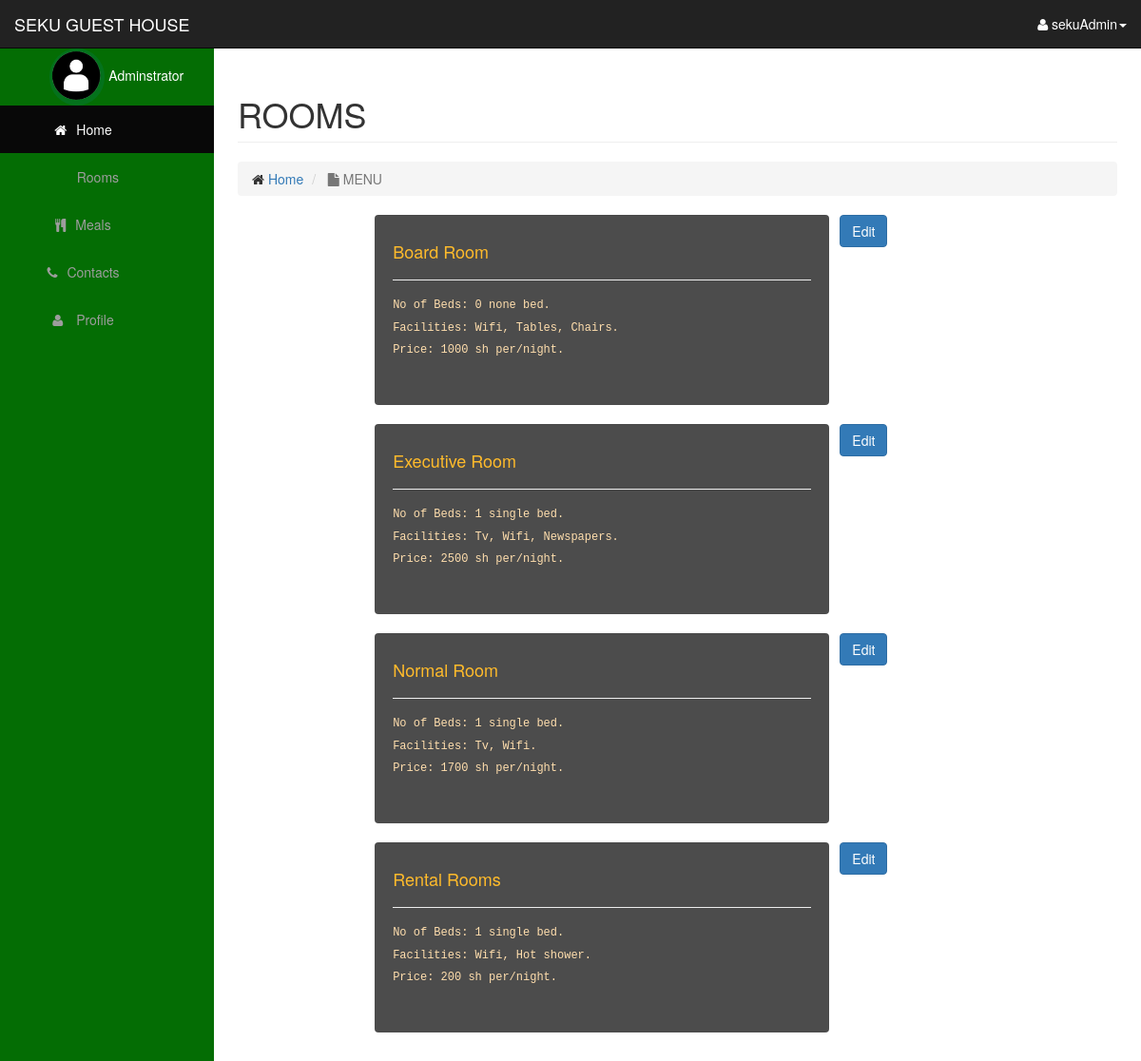
Page /admin/show_room_cat.php (signed in) on the committed database.
### tables this page shows
CREATE TABLE `room_category` (
  `roomname` text NOT NULL,
  `room_qnty` int(11) NOT NULL,
  `available` int(11) NOT NULL,
  `booked` int(11) NOT NULL,
  `no_bed` int(11) NOT NULL,
  `bedtype` text NOT NULL,
  `facility` text NOT NULL,
  `price` float NOT NULL
);

### admin/includes/class.user.php (called while the page is built, shortened)
<?php
        class user
        {
            public function __construct()
            {
                $this->db=new mysqli('localhost','root','','seku_guest_house');
            }
        }
?>

### admin/show_room_cat.php (the view, shortened to what this page needs)
<?php
include_once 'includes/class.user.php';
$user=new User();
?>
<body>
  <?php include 'includes/navigation.php';?>
  <div id="page-wrapper">
            <div class="container-fluid">
              <div class="row">
                    <div class="col-lg-12">
                        <h1 class="page-header">
                        ROOMS
                            </h1>
                        <ol class="breadcrumb">
                            <li>
                                <i class="fa fa-Home"></i>  <a href="index.php">Home</a>
                            </li>
                            <li class="active">
                                <i class="fa fa-file"></i> MENU
                            </li>
                        </ol>
                    </div>
                </div>
        <?php
        $sql="SELECT * FROM room_category";
        $result = mysqli_query($user->db, $sql);
        if($result)
        {
            if(mysqli_num_rows($result) > 0)
            {
                while($row = mysqli_fetch_array($result))
                {
                    echo "
                            <div class='row'>
                            <div class='col-md-2'></div>
                            <div class='col-md-6 well'>
                                <h4>".$row['roomname']."</h4><hr>
                                <h6>No of Beds: ".$row['no_bed']." ".$row['bedtype']." bed.</h6>
                                <h6>Facilities: ".$row['facility']."</h6>
                                <h6>Price: ".$row['price']." sh per/night.</h6>
                            </div>
                            &nbsp;&nbsp;
                            <a href='edit_room_cat.php?roomname=".$row['roomname']."'><button class='btn btn-primary button'>Edit</button></a>
                            </div>
                         ";
                }
            }
            else
            {
                echo "No Room Added";
            }
        }
        else
        {
            echo "Cannot connect to server".$result;
        }
        ?>
    </div>
</body>
</html>

### admin/css/seku.css (style rules this page uses)
body { margin-top: 100px; background-color: #046D04; }
@media (min-width:768px) { body { margin-top: 50px; } }
#page-wrapper { width: 100%; padding: 0; background-color: #fff; }
@media (min-width:768px) { #page-wrapper { padding: 10px; } }

### admin/show_room_cat.php (style rules this page uses)
.well { background: rgba(0, 0, 0, 0.7); border: none; height: 200px; }
h4 { color: #ffbb2b; }
h6 { color: navajowhite; font-family: monospace; }

### rows in the picture
room_category: roomname "Board Room", no_bed "0", bedtype "none", facility "Wifi, Tables, Chairs.", price "1000"
room_category: roomname "Executive Room", no_bed "1", bedtype "single", facility "Tv, Wifi, Newspapers.", price "2500"
room_category: roomname "Normal Room", no_bed "1", bedtype "single", facility "Tv, Wifi.", price "1700"
room_category: roomname "Rental Rooms", no_bed "1", bedtype "single", facility "Wifi, Hot shower.", price "200"

### other values in the picture
$_SESSION['usname'] "sekuAdmin"
